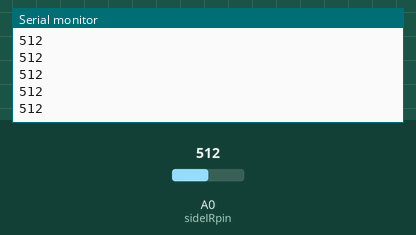
Recording of a sketch running on a simulated Arduino Uno, built with avr-gcc and run on an emulated ATmega328P. Shown: the last lines printed to the serial monitor. Inputs (shaded band) come from the test bench; at power-on: A0 (sideIRpin) = 512.

Above: at 1.2 s.
1.3 s: A0 (sideIRpin) set to 716
At 2.4 s:
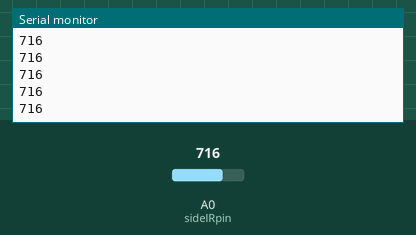
2.8 s: A0 (sideIRpin) set to 900
At 3.8 s:
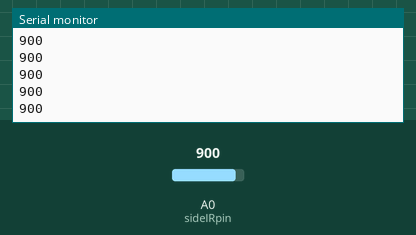
Timing chart, 0 to 5.8 s (numbered marks = the images above; inputs shaded):
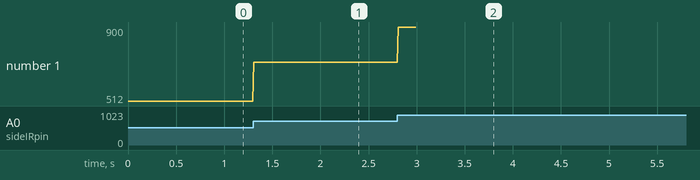

The sketch:

sensor_test.ino
```cpp
const int sideIRpin = 0;
const int frontIRpin = 3;

long time = 0;         // the last time the output pin was toggled
long debounce = 200;   // the debounce time, increase if the output flickers

void setup() {
  Serial.begin(9600);                             // start the serial port
}

void loop() {
  while (millis() < 3000) {
    int side = analogRead(sideIRpin);

    Serial.println(side);

    delay(10);
  }
}
```

Measured:
- after the input at 1.3 s, the serial monitor: prints a new line at once (image 1)
- after the input at 2.8 s, the serial monitor: prints a new line at once (image 2)
- plotted number 1: 512 → 716 after the input at 1.3 s, 716 → 900 after the input at 2.8 s
